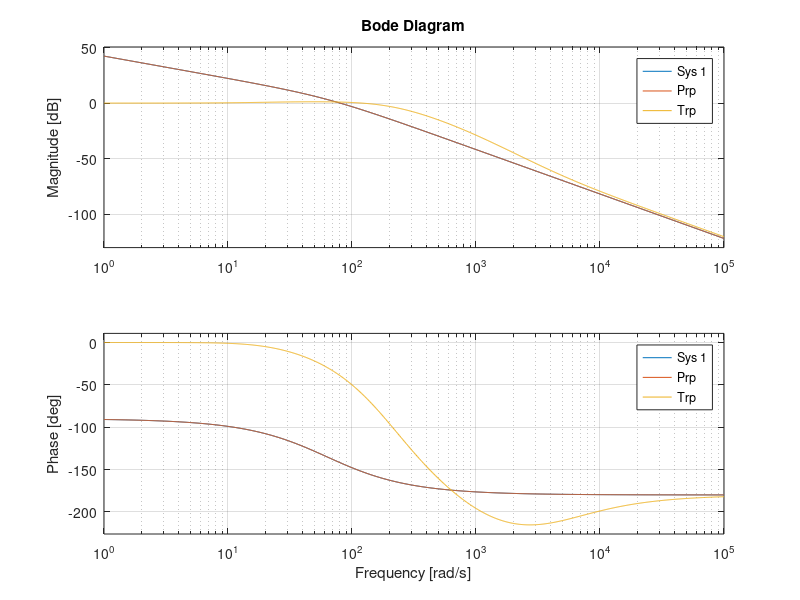

The MATLAB script that drew this image: (Note: this script raises an error after producing the figure.)
clc, clear all
%%

% notes:
% - 

addpath ../fcn_bib

J = 0.005*[1, 1, 1].';
Dw = 0*5e-3*[1 1 1].';

s = tf('s');

krp = J(1) * 130;
Prp_ = 130 * tf(1, [1 0]) * tf(1,[1/(2*pi*10) 1]) / (krp / J(1)); % open-loop plant u->w rp
Prp = krp / J(1) * tf(1, [1 0]) * tf(1,[1/(2*pi*10) 1]);
Crp = 0.8*(1.5 + 23/s + 0.014*s*tf(1,[1/(2*pi*100) 1])*tf(1,[1/(2*pi*100) 1]));
Trp = feedback(Prp*Crp, 1);
figure(1)
bode(krp / J(1) * Prp_, Prp, Trp), grid on

% ky = J(3) * 2;
% Py_ = 2 * tf(1,[1/(2*pi*10) 1]) / (ky / J(3));  % open-loop plant u->w y
% Py = ky / J(3) * tf(1,[1/(2*pi*10) 1]);
% Cy = 1.2*(0.8 + 48/s);
% Ty = feedback(Py*Cy, 1);
% figure(2)
% bode(ky / J(3) * Py_, Py, Ty), grid on

ky = krp;
Py_ = Prp_;
Py = Prp;
Cy = Crp;
Ty = Trp;

Kp = [1 1 1]*1.2;
Jinv = diag(1./J);
k = [krp krp ky];

rpy_0  = [-60, -85, 0] * pi/180;
quat_0 = rpy2quat(rpy_0);
CEB_0  = quat2CEB(rpy2quat(rpy_0));
tilt_0 = acos(CEB_0(3,3));

rpy_setp  = [70, 85, 0] * pi/180;
quat_setp = rpy2quat(rpy_setp);
CEB_setp  = quat2CEB(rpy2quat(rpy_setp));
tilt_setp = acos(CEB_setp(3,3));

clc
tilt_0 * 180/pi
tilt_setp * 180/pi

Tsim = 0.15;
Tsave = Tsim / 50;

%% simulate first

clc

quat_rpy = simout.signals.values(:,1:4);
quat_err = simout.signals.values(:,5:8);
quat_red = simout.signals.values(:,9:12);

% error angle ez
CEB_rpy = quat2CEB(quat_rpy(end,:));
CEB_err = quat2CEB(quat_err(end,:));
CEB_red = quat2CEB(quat_red(end,:));
ez_ang_rpy = acos(CEB_rpy(:,3).' * CEB_setp(:,3)) * 180/pi
ez_ang_err = acos(CEB_err(:,3).' * CEB_setp(:,3)) * 180/pi
ez_ang_red = acos(CEB_red(:,3).' * CEB_setp(:,3)) * 180/pi

% quaternion error
[ang_rpy, ax_rpy] = quatError2AxAng(quat_setp, quat_rpy(end,:));
ang_rpy * 180/pi
[ang_err, ax_err] = quatError2AxAng(quat_setp, quat_err(end,:));
ang_err * 180/pi
[ang_red, ax_red] = quatError2AxAng(quat_setp, quat_red(end,:));
ang_red * 180/pi

% % rpy error without yaw
% quat_setp_conj = quat_setp; quat_setp_conj(2:4) = -quat_setp_conj(2:4);
% rpy_rpy = quat2rpy( ( quat2QprodL(quat_setp_conj) * removeYawFromQuat(quat_rpy(end,:)).' ).' );
% rpy_rpy * 180/pi
% rpy_err = quat2rpy( ( quat2QprodL(quat_setp_conj) * removeYawFromQuat(quat_err(end,:)).' ).' );
% rpy_err * 180/pi
% rpy_red = quat2rpy( ( quat2QprodL(quat_setp_conj) * removeYawFromQuat(quat_red(end,:)).' ).' );
% rpy_red * 180/pi

% rpy error
quat_setp_conj = quat_setp; quat_setp_conj(2:4) = -quat_setp_conj(2:4);
rpy_rpy = quat2rpy( ( quat2QprodL(quat_setp_conj) * (quat_rpy(end,:)).' ).' );
rpy_rpy * 180/pi
rpy_err = quat2rpy( ( quat2QprodL(quat_setp_conj) * (quat_err(end,:)).' ).' );
rpy_err * 180/pi
rpy_red = quat2rpy( ( quat2QprodL(quat_setp_conj) * (quat_red(end,:)).' ).' );
rpy_red * 180/pi

%%

arrow_length = 1;
DashedLine = '--';
SolidLine  = '-';
Point = '.';
LineWidth = 3;

[x y z] = sphere(111);

N = size(quat_rpy, 1);
points_x_rpy = []; points_y_rpy = []; points_z_rpy = [];
points_x_err = []; points_y_err = []; points_z_err = [];
points_x_red = []; points_y_red = []; points_z_red = [];

for i = 1:N
        
    CEB_rpy = quat2CEB(quat_rpy(i,:));
    CEB_err = quat2CEB(quat_err(i,:));
    CEB_red = quat2CEB(quat_red(i,:));
    
    figure(4)
    subplot(131)
    h = surfl(x, y, z); hold on
    set(h, 'FaceAlpha', 0.1)
    shading interp   
    Rs = CEB_rpy * arrow_length;
    points_x_rpy(end+1,:) = Rs(:,1).';
    points_y_rpy(end+1,:) = Rs(:,2).';
    points_z_rpy(end+1,:) = Rs(:,3).';
    quiver3(0, 0, 0, Rs(1,1), Rs(2,1), Rs(3,1), SolidLine, 'color', [1 0 0]  , 'LineWidth', LineWidth*0.5, 'AutoScale', 'off')
    quiver3(0, 0, 0, Rs(1,2), Rs(2,2), Rs(3,2), SolidLine, 'color', [0 0.5 0], 'LineWidth', LineWidth*0.5, 'AutoScale', 'off')
    quiver3(0, 0, 0, Rs(1,3), Rs(2,3), Rs(3,3), SolidLine, 'color', [0 0 1]  , 'LineWidth', LineWidth*0.5, 'AutoScale', 'off')
    Rs = CEB_0 * arrow_length;
    quiver3(0, 0, 0, Rs(1,1), Rs(2,1), Rs(3,1), SolidLine, 'color', [1 0 0]  , 'LineWidth', LineWidth, 'AutoScale', 'off')
    quiver3(0, 0, 0, Rs(1,2), Rs(2,2), Rs(3,2), SolidLine, 'color', [0 0.5 0], 'LineWidth', LineWidth, 'AutoScale', 'off')
    quiver3(0, 0, 0, Rs(1,3), Rs(2,3), Rs(3,3), SolidLine, 'color', [0 0 1]  , 'LineWidth', LineWidth, 'AutoScale', 'off')
    Rs = CEB_setp * arrow_length;
    quiver3(0, 0, 0, Rs(1,1), Rs(2,1), Rs(3,1), DashedLine, 'color', [1 0 0]  , 'LineWidth', LineWidth, 'AutoScale', 'off')
    quiver3(0, 0, 0, Rs(1,2), Rs(2,2), Rs(3,2), DashedLine, 'color', [0 0.5 0], 'LineWidth', LineWidth, 'AutoScale', 'off')
    quiver3(0, 0, 0, Rs(1,3), Rs(2,3), Rs(3,3), DashedLine, 'color', [0 0 1]  , 'LineWidth', LineWidth, 'AutoScale', 'off')
    plot3(points_x_rpy(:,1), points_x_rpy(:,2), points_x_rpy(:,3), Point, 'color', [1 0 0])
    plot3(points_y_rpy(:,1), points_y_rpy(:,2), points_y_rpy(:,3), Point, 'color', [0 0.5 0])
    plot3(points_z_rpy(:,1), points_z_rpy(:,2), points_z_rpy(:,3), Point, 'color', [0 0 1]), hold off  
    view(65, 23)
    axis equal, title('RP Cntrl')
    set(gcf, 'color', 'w');
    
    subplot(132)
    h = surfl(x, y, z); hold on
    set(h, 'FaceAlpha', 0.1)
    shading interp
    Rs = CEB_err * arrow_length;
    points_x_err(end+1,:) = Rs(:,1).';
    points_y_err(end+1,:) = Rs(:,2).';
    points_z_err(end+1,:) = Rs(:,3).';
    quiver3(0, 0, 0, Rs(1,1), Rs(2,1), Rs(3,1), SolidLine, 'color', [1 0 0]  , 'LineWidth', LineWidth*0.5, 'AutoScale', 'off')
    quiver3(0, 0, 0, Rs(1,2), Rs(2,2), Rs(3,2), SolidLine, 'color', [0 0.5 0], 'LineWidth', LineWidth*0.5, 'AutoScale', 'off')
    quiver3(0, 0, 0, Rs(1,3), Rs(2,3), Rs(3,3), SolidLine, 'color', [0 0 1]  , 'LineWidth', LineWidth*0.5, 'AutoScale', 'off')
    Rs = CEB_0 * arrow_length;
    quiver3(0, 0, 0, Rs(1,1), Rs(2,1), Rs(3,1), SolidLine, 'color', [1 0 0]  , 'LineWidth', LineWidth, 'AutoScale', 'off')
    quiver3(0, 0, 0, Rs(1,2), Rs(2,2), Rs(3,2), SolidLine, 'color', [0 0.5 0], 'LineWidth', LineWidth, 'AutoScale', 'off')
    quiver3(0, 0, 0, Rs(1,3), Rs(2,3), Rs(3,3), SolidLine, 'color', [0 0 1]  , 'LineWidth', LineWidth, 'AutoScale', 'off')
    Rs = CEB_setp * arrow_length;
    quiver3(0, 0, 0, Rs(1,1), Rs(2,1), Rs(3,1), DashedLine, 'color', [1 0 0]  , 'LineWidth', LineWidth, 'AutoScale', 'off')
    quiver3(0, 0, 0, Rs(1,2), Rs(2,2), Rs(3,2), DashedLine, 'color', [0 0.5 0], 'LineWidth', LineWidth, 'AutoScale', 'off')
    quiver3(0, 0, 0, Rs(1,3), Rs(2,3), Rs(3,3), DashedLine, 'color', [0 0 1]  , 'LineWidth', LineWidth, 'AutoScale', 'off')
    plot3(points_x_err(:,1), points_x_err(:,2), points_x_err(:,3), Point, 'color', [1 0 0])
    plot3(points_y_err(:,1), points_y_err(:,2), points_y_err(:,3), Point, 'color', [0 0.5 0])
    plot3(points_z_err(:,1), points_z_err(:,2), points_z_err(:,3), Point, 'color', [0 0 1]), hold off  
    view(65, 23)
    axis equal, title('Quat Error Cntrl')
    set(gcf, 'color', 'w');
    
    subplot(133)
    h = surfl(x, y, z); hold on
    set(h, 'FaceAlpha', 0.1)
    shading interp
    Rs = CEB_red * arrow_length;
    points_x_red(end+1,:) = Rs(:,1).';
    points_y_red(end+1,:) = Rs(:,2).';
    points_z_red(end+1,:) = Rs(:,3).';
    quiver3(0, 0, 0, Rs(1,1), Rs(2,1), Rs(3,1), SolidLine, 'color', [1 0 0]  , 'LineWidth', LineWidth*0.5, 'AutoScale', 'off')
    quiver3(0, 0, 0, Rs(1,2), Rs(2,2), Rs(3,2), SolidLine, 'color', [0 0.5 0], 'LineWidth', LineWidth*0.5, 'AutoScale', 'off')
    quiver3(0, 0, 0, Rs(1,3), Rs(2,3), Rs(3,3), SolidLine, 'color', [0 0 1]  , 'LineWidth', LineWidth*0.5, 'AutoScale', 'off')
    Rs = CEB_0 * arrow_length;
    quiver3(0, 0, 0, Rs(1,1), Rs(2,1), Rs(3,1), SolidLine, 'color', [1 0 0]  , 'LineWidth', LineWidth, 'AutoScale', 'off')
    quiver3(0, 0, 0, Rs(1,2), Rs(2,2), Rs(3,2), SolidLine, 'color', [0 0.5 0], 'LineWidth', LineWidth, 'AutoScale', 'off')
    quiver3(0, 0, 0, Rs(1,3), Rs(2,3), Rs(3,3), SolidLine, 'color', [0 0 1]  , 'LineWidth', LineWidth, 'AutoScale', 'off')
    Rs = CEB_setp * arrow_length;
    quiver3(0, 0, 0, Rs(1,1), Rs(2,1), Rs(3,1), DashedLine, 'color', [1 0 0]  , 'LineWidth', LineWidth, 'AutoScale', 'off')
    quiver3(0, 0, 0, Rs(1,2), Rs(2,2), Rs(3,2), DashedLine, 'color', [0 0.5 0], 'LineWidth', LineWidth, 'AutoScale', 'off')
    quiver3(0, 0, 0, Rs(1,3), Rs(2,3), Rs(3,3), DashedLine, 'color', [0 0 1]  , 'LineWidth', LineWidth, 'AutoScale', 'off')
    plot3(points_x_red(:,1), points_x_red(:,2), points_x_red(:,3), Point, 'color', [1 0 0])
    plot3(points_y_red(:,1), points_y_red(:,2), points_y_red(:,3), Point, 'color', [0 0.5 0])
    plot3(points_z_red(:,1), points_z_red(:,2), points_z_red(:,3), Point, 'color', [0 0 1]), hold off  
    view(65, 23)
    axis equal, title('Axis z Error Cntrl')
    set(gcf, 'color', 'w');
    drawnow;

%     frame(i) = getframe(gcf);
%     im = frame2im(frame(i));
%     [imind, cm] = rgb2ind(im, 256);
%     if i == 1
%         imwrite(imind, cm, 'slerp_cntrl_gif.gif', 'gif', 'Loopcount', inf);
%     else
%         imwrite(imind, cm, 'slerp_cntrl_gif.gif', 'gif', 'WriteMode', 'append');
%     end 

end

% writerObj = VideoWriter('slerp_cntrl', 'MPEG-4'); % 30 fps default
% writerObj.Quality = 100;
% open(writerObj);
% for i = 1:N 
%     writeVideo(writerObj, frame(i));
% end
% close(writerObj);
